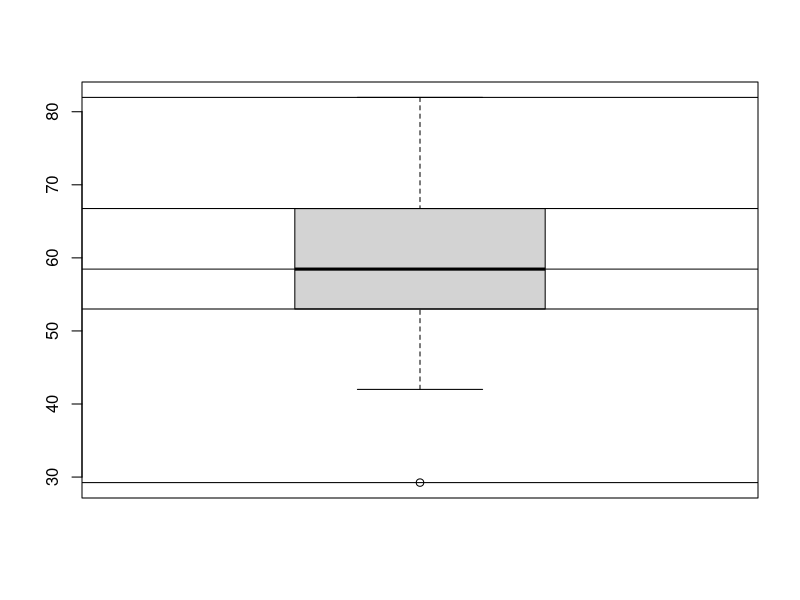
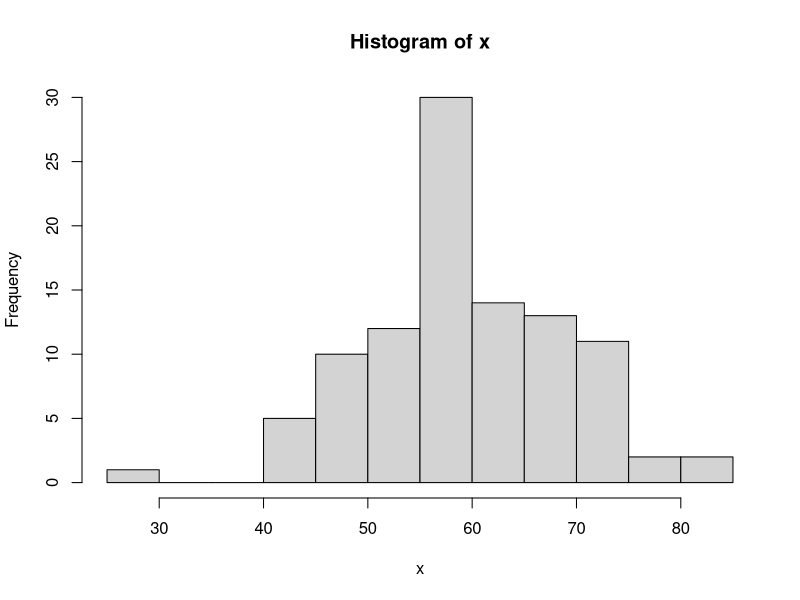
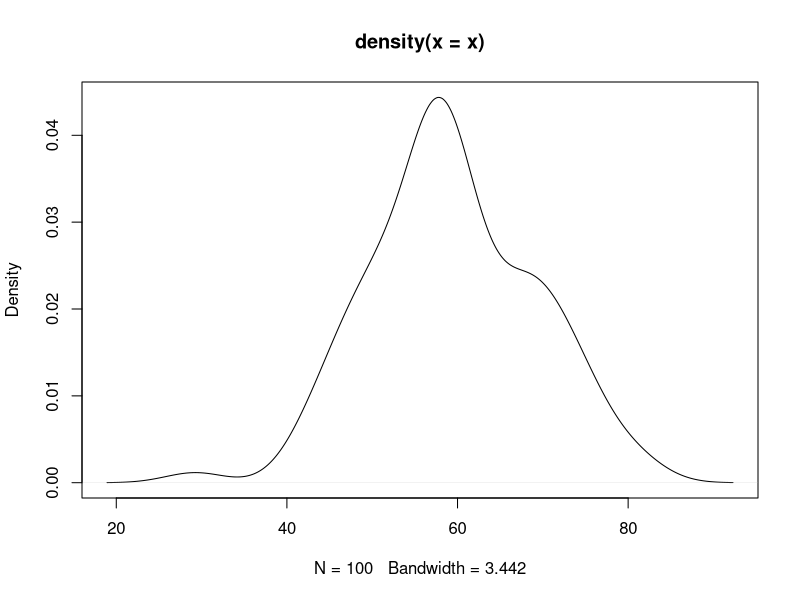

Recreate these plots in R, in order. (Note: this script raises an error after producing the figures.)
#(gender=sample('M','F'),size=30,replace=T,prob=c(.7,.3)))
#table(gender)
#prop.table(table(gender))


(x=rnorm(100,mean = 60,sd=10))
summary(x) # summary of x
quantile(x) # quantile
quantile(x,seq(0,1,.1)) # decile
quantile(x,seq(0,1,.01)) # percentile
fivenum(x) #five number
boxplot(x) #boxplot
abline(h=fivenum(x))
stem(x)
hist(x)
plot(density(x))
abline(v=60,col('red'))

floor(3.4)
floor(x)
floor(3.7)
ceiling(3.4)
ceiling(x)
ceiling(3.7)
trunc(3.4)
round(3.4)
signif(3.567344,3)

